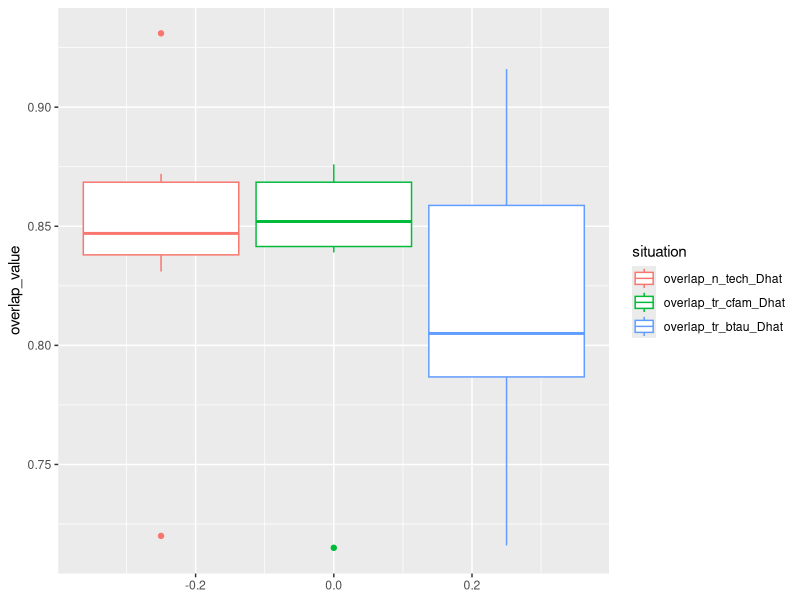

This figure's R source:
## ---- chunk 1
# Crear el dataframe con los datos proporcionados
overlap_data <- data.frame(
  sp = c("1Aaxi", "1Mgou", "2Ctho", "2Lgym", "3Dnov", "3Dsep", "4Lgeo", "4Lwie"),
  overlap_n_tech_Dhat = c(0.865, 0.872, 0.845, 0.847, 0.931, NA, 0.720, 0.831),
  overlap_tr_cfam_Dhat = c(0.876, 0.844, 0.875, 0.862, 0.852, 0.715, 0.839, NA),
  overlap_tr_btau_Dhat = c(0.809, 0.797, 0.867, 0.856, 0.916, 0.801, 0.716, 0.756)
)

# Mostrar el dataframe
print(overlap_data)

## ---- chunk 2
library(ggplot2)

overlap_long <- reshape2::melt(overlap_data, id.vars = "sp", 
                               variable.name = "situation", 
                               value.name = "overlap_value")


ggplot(overlap_long, aes(y = overlap_value, group = situation, color = situation)) +
  geom_boxplot()
  theme_minimal() +
  labs(title = "Comparación de overlap por especie",
       x = "Situación", y = "Valor de overlap")

